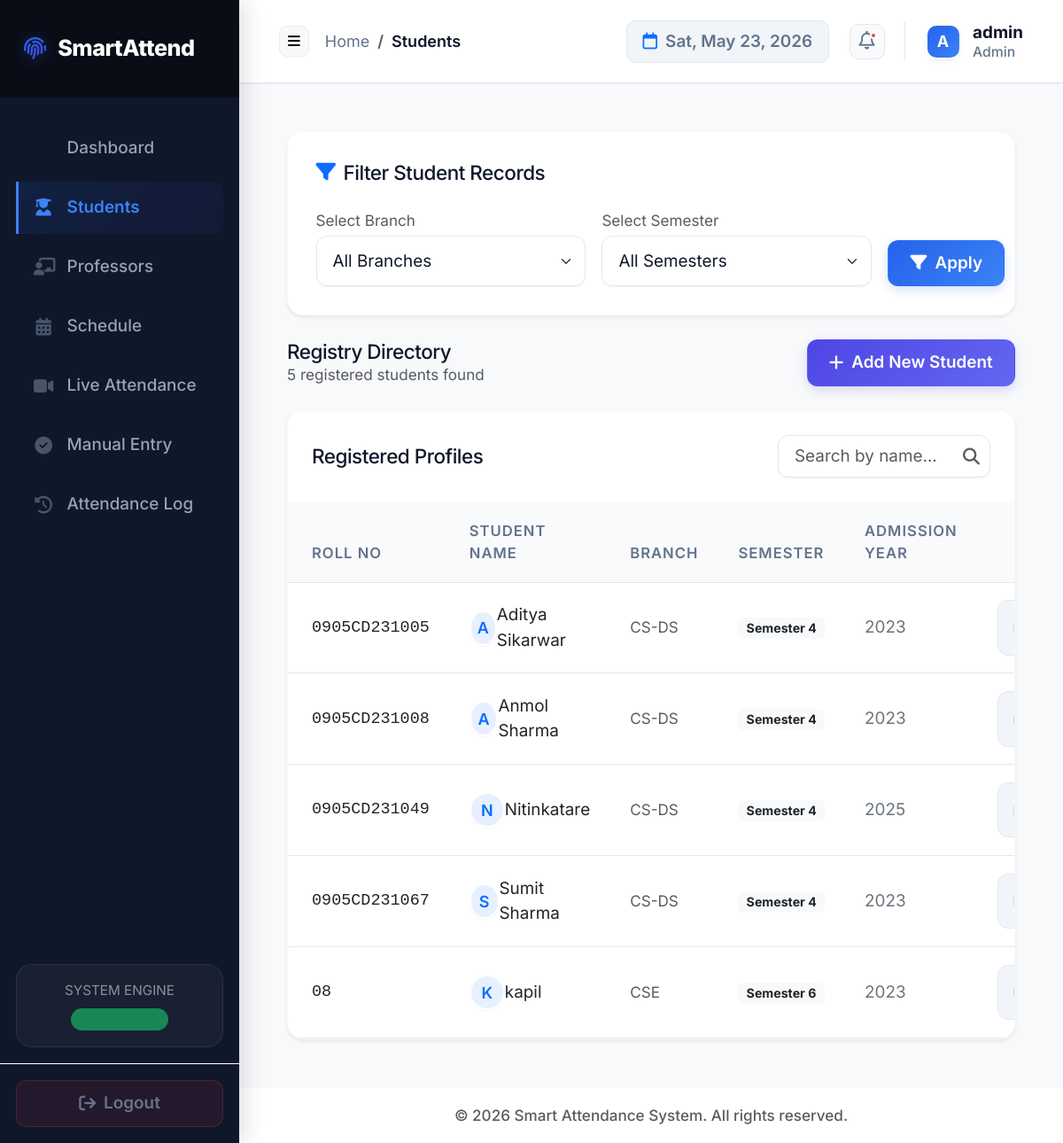
The app's page /students (signed in) with its own data.
### tables this page shows
CREATE TABLE students (
        roll_no TEXT PRIMARY KEY,
        name TEXT NOT NULL,
        branch TEXT,
        semester INTEGER,
        admission_year INTEGER,
        subject TEXT,
        face_encoding BLOB
    , gender TEXT, age INTEGER);

### app/students/routes.py (the view)
@students_bp.route('/students')
@login_required
@role_required(roles=['admin'])
def view_students():
    conn = db_connect()
    filter_branch = request.args.get('branch')
    filter_semester = request.args.get('semester')
    students_query = "SELECT roll_no, name, branch, semester, admission_year FROM students WHERE 1=1"
    student_query_params = []
    if filter_branch and filter_branch != 'all':
        students_query += " AND branch = ?"
        student_query_params.append(filter_branch)
    if filter_semester and filter_semester != 'all':
        students_query += " AND semester = ?"
        student_query_params.append(filter_semester)
    students_query += " ORDER BY name"
    students_list = conn.execute(students_query, student_query_params).fetchall()
    available_branches = get_distinct_from_db('branch', 'students')
    available_semesters = get_distinct_from_db('semester', 'students')
    conn.close()
    return render_template('students/students.html',
                           students=students_list,
                           available_branches=available_branches,
                           available_semesters=available_semesters,
                           selected_branch=filter_branch,
                           selected_semester=filter_semester)

### app/auth/routes.py (called while the page is built, shortened)
def login_required(f):
    @wraps(f)
    def decorated_function(*args, **kwargs):
        if 'logged_in' not in session or not session['logged_in']:
            flash('Please log in to access this page.', 'warning')
            return redirect(url_for('auth.login'))
        return f(*args, **kwargs)
    return decorated_function

def role_required(roles):
    def decorator(f):
        @wraps(f)
        def decorated_function(*args, **kwargs):
            if 'logged_in' not in session or not session['logged_in']:
                flash('Please log in to access this page.', 'warning')
                return redirect(url_for('auth.login'))
            return f(*args, **kwargs)
        return decorated_function
    return decorator

### app/extensions.py (called while the page is built)
def db_connect():
    conn = sqlite3.connect(config.DB_FILE, timeout=10)
    conn.row_factory = sqlite3.Row
    return conn

def close_connection(exception):
    db = getattr(g, '_database', None)
    if db is not None:
        db.close()

def get_distinct_from_db(column_name, table_name='students'):
    try:
        with db_connect() as conn:
            cursor = conn.cursor()
            if column_name in ['semester', 'admission_year']:
                query = f"SELECT DISTINCT {column_name} FROM {table_name} WHERE {column_name} IS NOT NULL ORDER BY CAST({column_name} AS INTEGER)"
            else:
                query = f"SELECT DISTINCT {column_name} FROM {table_name} WHERE {column_name} IS NOT NULL ORDER BY {column_name}"
            cursor.execute(query)
            return [item[0] for item in cursor.fetchall()]
    except sqlite3.OperationalError as e:
        print(f"DB Error fetching distinct {column_name} from {table_name}: {e}.")
        return []
    except Exception as e:
        print(f"Unexpected error fetching distinct {column_name} from {table_name}: {e}")
        return []

### app/templates/students/students.html (shortened to what this page needs)
{% extends "layout.html" %}
{% block breadcrumb %}Students{% endblock %}
{% block content %}
<div class="container-fluid px-0">
    <div class="saas-card mb-4 shadow-sm border border-light">
        <h4 class="h5 mb-4 font-weight-bold d-flex align-items-center">
            <i class="fas fa-filter text-primary me-2"></i> Filter Student Records
        </h4>
        <form method="GET" action="{{ url_for('students.view_students') }}">
            <div class="row g-3 align-items-end">
                <div class="col-md-5">
                    <label for="branch" class="form-label small font-weight-bold text-muted mb-1">Select Branch</label>
                    <select name="branch" id="branch" class="form-select saas-select w-100">
                        <option value="all">All Branches</option>
                    </select>
                </div>
                <div class="col-md-5">
                    <label for="semester" class="form-label small font-weight-bold text-muted mb-1">Select Semester</label>
                    <select name="semester" id="semester" class="form-select saas-select w-100">
                        <option value="all">All Semesters</option>
                    </select>
                </div>
                <div class="col-md-2 d-grid">
                    <button type="submit" class="btn btn-saas btn-saas-primary w-100">
                        <i class="fas fa-filter"></i> Apply
                    </button>
                </div>
            </div>
        </form>
    </div>
    <div class="d-flex justify-content-between align-items-center mb-4">
        <div>
            <h4 class="h5 mb-0 font-weight-bold">Registry Directory</h4>
            <p class="text-muted small mb-0">{{ students|length if students else 0 }} registered students found</p>
        </div>
        <a href="{{ url_for('students.add_student') }}" class="btn btn-saas btn-saas-accent glow-accent">
            <i class="fas fa-plus"></i> Add New Student
        </a>
    </div>
    <div class="saas-card p-0 overflow-hidden shadow-sm border border-light" style="border-radius: 18px;">
        <div class="p-4 border-bottom border-light bg-white d-flex align-items-center justify-content-between">
            <h4 class="h5 mb-0 font-weight-bold">Registered Profiles</h4>
            <div class="position-relative" style="width: 240px;">
                <input type="text" id="studentsSearchInput" class="form-control saas-input py-2 px-3" placeholder="Search by name..." style="font-size: 1.05rem;">
                <i class="fas fa-search position-absolute text-muted" style="right: 12px; top: 50%; transform: translateY(-50%); font-size: 1.05rem;"></i>
            </div>
        </div>
        <div class="table-responsive">
            {% if students %}
            <table class="table saas-table table-hover align-middle mb-0" id="studentsTable">
                <thead>
                    <tr>
                        <th style="padding-left: 1.5rem;">Roll No</th>
                        <th>Student Name</th>
                        <th>Branch</th>
                        <th>Semester</th>
                        <th>Admission Year</th>
                        <th class="text-end" style="padding-right: 1.5rem;">Actions</th>
                    </tr>
                </thead>
                <tbody>
                    {% for student in students %}
                    <tr class="student-row">
                        <td class="font-monospace text-dark font-weight-bold" style="padding-left: 1.5rem; font-size: 1.025rem;">{{ student.roll_no }}</td>
                        <td>
                            <div class="d-flex align-items-center gap-2.5">
                                <div class="avatar-initials bg-primary bg-opacity-10 text-primary rounded-circle d-flex align-items-center justify-content-center" style="width: 40px; height: 40px; font-size: 1rem; font-weight: 600;">
                                    {{ student.name[0]|upper if student.name else 'S' }}
                                </div>
                                <span class="font-weight-bold text-dark student-name-cell">{{ student.name }}</span>
                            </div>
                        </td>
                        <td><span class="text-uppercase font-weight-bold text-muted" style="font-size: 0.95rem;">{{ student.branch }}</span></td>
                        <td><span class="badge bg-light text-dark font-weight-semibold">Semester {{ student.semester }}</span></td>
                        <td><span class="text-secondary">{{ student.admission_year }}</span></td>
                        <td class="text-end" style="padding-right: 1.5rem;">
                            <div class="d-inline-flex gap-2">
                                <a href="{{ url_for('students.edit_student', roll_no=student.roll_no) }}" class="btn btn-saas btn-saas-secondary btn-sm py-1.5 px-3" style="font-size: 0.95rem;">
                                </a>
                            </div>
                        </td>
                    </tr>
                    {% endfor %}
                </tbody>
            </table>
            {% endif %}
        </div>
    </div>
</div>
{% endblock %}

### static/style.css (style rules this page uses)
:root { --primary: #2563eb; --primary-light: #eff6ff; --primary-gradient: linear-gradient(135deg, #2563eb, #3b82f6); --accent: #4f46e5; --accent-light: #eef2ff; --accent-gradient: linear-gradient(135deg, #4f46e5, #6366f1); --dark: #0f172a; --bg-main: #f8fafc; --card-bg: #ffffff; --success: #22c55e; --success-light: #f0fdf4; --success-gradient: linear-gradient(135deg, #22c55e, #4ade80); --danger: #ef4444; --danger-light: #fef2f2; --danger-gradient: linear-gradient(135deg, #ef4444, #f87171); --warning: #eab308; --warning-light: #fefcbf; --text-primary: #0f172a; --text-secondary: #64748b; --border-color: #e2e8f0; --shadow-sm: 0 1px 2px 0 rgba(0, 0, 0, 0.05); --shadow-md: 0 4px 6px -1px rgba(0, 0, 0, 0.04), 0 2px 4px -2px rgba(0, 0, 0, 0.04); --shadow-lg: 0 10px 15px -3px rgba(15, 23, 42, 0.04), 0 4px 6px -4px rgba(15, 23, 42, 0.04); --shadow-premium: 0 20px 25px -5px rgba(15, 23, 42, 0.06), 0 10px 10px -5px rgba(15, 23, 42, 0.04); }
html { font-size: 18px; }
body { font-family: 'Inter', sans-serif; font-size: 1rem; background-color: var(--bg-main); color: var(--text-primary); overflow-x: hidden; }
small, .small { font-size: 0.95rem !important; }
.saas-card { background-color: var(--card-bg); border: 1px solid var(--border-color); border-radius: 18px; padding: 1.75rem; box-shadow: var(--shadow-md); transition: all 0.3s cubic-bezier(0.16, 1, 0.3, 1); position: relative; overflow: hidden; }
h1, h2, h3, h4, h5, h6 { font-weight: 600; color: var(--text-primary); letter-spacing: -0.5px; }
.saas-table { margin-bottom: 0; border-collapse: separate; border-spacing: 0; }
.saas-table th { background-color: #f8fafc; color: var(--text-secondary); font-weight: 600; text-transform: uppercase; font-size: 0.925rem; letter-spacing: 0.06em; padding: 1.1rem 1.25rem; border-bottom: 1px solid var(--border-color); position: sticky; top: 0; z-index: 10; }
.saas-table td { padding: 1.1rem 1.25rem; vertical-align: middle; color: var(--text-primary); border-bottom: 1px solid var(--border-color); font-size: 1.05rem; background-color: var(--card-bg); transition: background-color 0.2s ease; }
.saas-table tbody tr { transition: transform 0.2s ease, background-color 0.2s ease; }
.saas-input, .saas-select { border: 1.5px solid var(--border-color); border-radius: 12px; padding: 0.75rem 1rem; font-size: 1.05rem; color: var(--text-primary); background-color: #ffffff; box-shadow: var(--shadow-sm); transition: all 0.2s ease-in-out; }
.glow-accent { box-shadow: 0 4px 14px 0 rgba(79, 70, 229, 0.25); }
.btn-saas { border-radius: 12px; padding: 0.625rem 1.35rem; font-weight: 600; font-size: 1.05rem; transition: all 0.25s cubic-bezier(0.16, 1, 0.3, 1); display: inline-flex; align-items: center; justify-content: center; gap: 0.5rem; border: 1px solid transparent; }
.btn-saas-primary { background: var(--primary-gradient); color: white !important; box-shadow: 0 4px 12px rgba(37, 99, 235, 0.2); }
.btn-saas-secondary { background-color: #f1f5f9; color: var(--text-secondary) !important; border-color: var(--border-color); }
.btn-saas-accent { background: var(--accent-gradient); color: white !important; box-shadow: 0 4px 12px rgba(79, 70, 229, 0.2); }
.avatar-initials { border: 2px solid white; box-shadow: var(--shadow-sm); transition: transform 0.2s ease; }

### records on screen
students: roll_no "0905CD231005", name "A", name "Aditya Sikarwar", branch "CS-DS", semester "4", admission_year "2023"
students: roll_no "0905CD231008", name "A", name "Anmol Sharma", branch "CS-DS", semester "4", admission_year "2023"
students: roll_no "0905CD231049", name "N", name "Nitinkatare", branch "CS-DS", semester "4", admission_year "2025"
students: roll_no "0905CD231067", name "S", name "Sumit Sharma", branch "CS-DS", semester "4", admission_year "2023"
students: roll_no "08", name "K", name "kapil", branch "CSE", semester "6", admission_year "2023"

### other values on screen
{{ session.username[0]|upper if session.username else 'A' }} "A"
{{ session.username }} "admin"
{{ session.role }} "Admin"
{{ students|length if students else 0 }} "5"
{{ now.year if now is defined else 2026 }} "2026"
